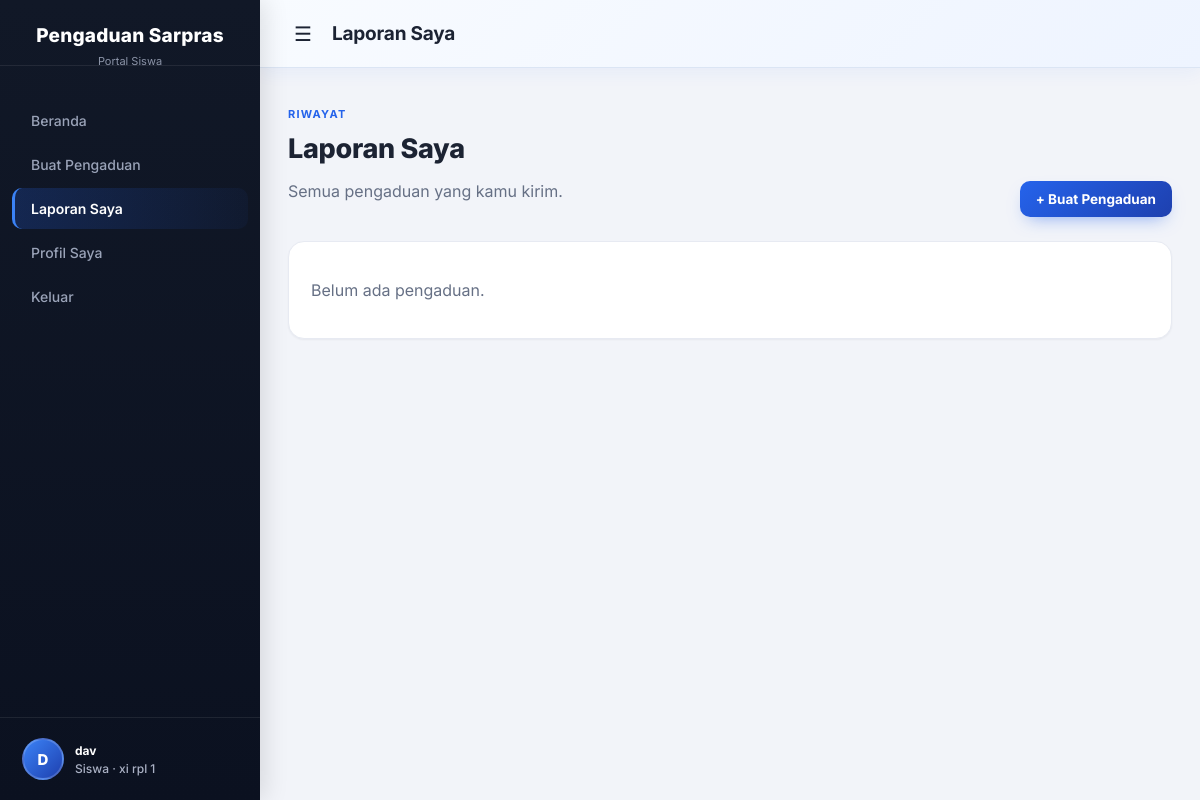
Page /user/laporan_saya (signed in) on the committed database.
### tables this page shows
CREATE TABLE `siswa` (
  `nis` varchar(10) NOT NULL,
  `nama` varchar(50) NOT NULL,
  `kelas` varchar(10) NOT NULL,
  `password` varchar(25) NOT NULL,
  `foto` varchar(255) DEFAULT NULL
);

### view/user/laporan_saya.php (the view, shortened to what this page needs)
<?php
require_once __DIR__ . '/../../config/database.php';
$user = current_user();
$st = mysqli_prepare($conn, 'SELECT a.id_aspirasi,a.lokasi,a.keterangan,a.status,a.tanggal,k.nama_kategori FROM aspirasi a LEFT JOIN kategori k ON k.id_kategori=a.id_kategori WHERE a.nis=? ORDER BY a.tanggal DESC,a.id_aspirasi DESC');
mysqli_stmt_bind_param($st, 's', $user['nis']);
mysqli_stmt_execute($st);
$r = mysqli_stmt_get_result($st);
?>
<!doctype html>
<html lang="id">
<head>
  <link rel="stylesheet" href="<?= e($base) ?>/assets/admin.css">
  <link rel="stylesheet" href="<?= e($base) ?>/assets/profil.css">
</head>
<body>
  <aside class="sidebar" id="sidebar">
    <div class="sidebar-header">Pengaduan Sarpras</div>
    <div class="sidebar-sub">Portal Siswa</div>
    <ul>
      <li><a href="<?= e(url('user/dashboard')) ?>">Beranda</a></li>
      <li><a href="<?= e(url('user/buat_pengaduan')) ?>">Buat Pengaduan</a></li>
      <li><a href="<?= e(url('user/laporan_saya')) ?>" class="active">Laporan Saya</a></li>
      <li><a href="<?= e(url('user/profil')) ?>">Profil Saya</a></li>
      <li><a href="<?= e(url('auth/logout')) ?>">Keluar</a></li>
    </ul>
    <div class="admin-user has-avatar">
        <a class="user-chip" href="<?= e(url('user/profil')) ?>" title="Lihat profil">
            <?= avatar($user['foto'] ?? null, $user['nama'] ?? 'Siswa', 'md') ?>
            <div class="who"><strong><?= e($user['nama'] ?? 'Siswa') ?></strong>Siswa · <?= e($user['kelas'] ?? '') ?></div>
        </a>
    </div>
  </aside>
  <div class="main-content">
    <header class="topbar">
      <label for="menuToggle" class="menu-icon">&#9776;</label>
      <h1>Laporan Saya</h1>
    </header>
    <main class="content-area">
      <div class="heading">
        <div>
          <p class="eyebrow">Riwayat</p>
          <h1>Laporan Saya</h1>
          <p class="muted">Semua pengaduan yang kamu kirim.</p>
        </div>
        <a class="btn" href="<?= e(url('user/buat_pengaduan')) ?>">+ Buat Pengaduan</a>
      </div>
      <section class="panel">
        <div class="list">
          <?php if (mysqli_num_rows($r) === 0): ?>
            <p class="muted">Belum ada pengaduan.</p>
          <?php endif; ?>
        </div>
      </section>
    </main>
  </div>
</body>
</html>

### config/database.php (shortened to what this page needs)
<?php
$server = 'localhost';
$username = 'root';
$pass = '';
$database = 'pengaduan_sarpas';
$conn = mysqli_connect($server, $username, $pass, $database);
mysqli_set_charset($conn, 'utf8mb4');
function e($value) { return htmlspecialchars((string)$value, ENT_QUOTES, 'UTF-8'); }
function base_url() {
    $root = str_replace('\\', '/', dirname(__DIR__));
    $docRoot = isset($_SERVER['DOCUMENT_ROOT']) ? str_replace('\\', '/', rtrim($_SERVER['DOCUMENT_ROOT'], '/')) : '';
    $rel = ($docRoot !== '' && strpos($root, $docRoot) === 0) ? substr($root, strlen($docRoot)) : '';
    $rel = '/' . trim($rel, '/');
    return $rel === '/' ? '' : $rel;
}
$base = base_url();
function url($path) {
    global $base;
    return $base . '/' . ltrim($path, '/');
}
function current_user() {
    global $conn;
    if ($_SESSION['role'] === 'siswa' && !empty($_SESSION['nis'])) {
        $st=mysqli_prepare($conn,'SELECT nis,nama,kelas,foto FROM siswa WHERE nis=?'); mysqli_stmt_bind_param($st,'s',$_SESSION['nis']); mysqli_stmt_execute($st); $r=mysqli_stmt_get_result($st); $u=mysqli_fetch_assoc($r); mysqli_stmt_close($st); return $u;
    }
    return null;
}
function avatar_initials($nama) {
    $nama = trim((string)$nama);
    $parts = preg_split('/\s+/u', $nama);
    $ini = mb_substr($parts[0], 0, 1, 'UTF-8');
    return mb_strtoupper($ini, 'UTF-8');
}
function foto_profil_url($foto) {
    global $base;
    $foto = ltrim((string)$foto, '/');
    if ($foto === '' || strpos($foto, '..') !== false) return '';
    return $base . '/' . $foto;
}
function avatar($foto, $nama, $size = 'md') {
    $src = foto_profil_url($foto);
    $cls = 'avatar avatar-' . preg_replace('/[^a-z]/', '', (string)$size);
    return '<span class="' . $cls . ' avatar-fallback" title="' . e($nama) . '">' . e(avatar_initials($nama)) . '</span>';
}

### assets/admin.css (style rules this page uses)
:root { --bg:#f2f4f9; --surface:#ffffff; --surface-soft:#f8fafc; --border:#e7eaf2; --border-soft:#eef1f7; --text:#1c2333; --text-muted:#667085; --text-faint:#94a0b8; --primary:#2563eb; --primary-600:#1d4ed8; --primary-700:#1e40af; --primary-tint:#eef3ff; --radius-lg:16px; --radius-md:12px; --radius-sm:8px; --shadow-sm:0 1px 2px rgba(15,23,42,.05); --shadow-md:0 10px 24px -10px rgba(15,23,42,.14); --shadow-lg:0 24px 48px -16px rgba(15,23,42,.22); --ease:cubic-bezier(.4,0,.2,1); }
* { box-sizing:border-box }
body { margin:0;font-family:'Inter',Arial,sans-serif;background:var(--bg);color:var(--text);-webkit-font-smoothing:antialiased }
.sidebar { width:260px;background:linear-gradient(180deg,#111827 0%,#0b1120 100%);color:#fff;height:100vh;position:fixed;left:0;top:0;z-index:1000;display:flex;flex-direction:column;transition:transform .3s var(--ease);box-shadow:4px 0 24px rgba(0,0,0,.12) }
.sidebar-header { padding:24px 20px 18px;font-size:19px;font-weight:800;text-align:center;letter-spacing:.2px;border-bottom:1px solid rgba(255,255,255,.08);display:flex;align-items:center;justify-content:center;gap:8px }
.sidebar-sub { font-size:11px;color:#8b93a7;text-align:center;margin-top:-12px;padding-bottom:18px }
.sidebar ul { list-style:none;padding:14px 12px;margin:0;display:flex;flex-direction:column;gap:3px }
.sidebar li { margin:0 }
.sidebar a { display:block;padding:12px 16px;color:#9aa3b8;text-decoration:none;border-left:3px solid transparent;font-size:14px;font-weight:500;border-radius:10px;transition:background .18s var(--ease),color .18s var(--ease),border-color .18s var(--ease) }
.sidebar a.active { background:linear-gradient(90deg,rgba(37,99,235,.22),rgba(37,99,235,.05));color:#fff;border-left-color:#3b82f6;font-weight:600 }
.admin-user { margin-top:auto;padding:16px 20px;border-top:1px solid rgba(255,255,255,.08);font-size:12px;color:#aab1c4 }
.admin-user strong { display:block;color:#fff;margin-bottom:3px;font-weight:700 }
.main-content { margin-left:260px;min-height:100vh;transition:margin-left .3s var(--ease) }
.topbar { height:68px;background:linear-gradient(135deg,#f8fbff 0%,#eef4ff 100%);border-bottom:1px solid #dbe5f4;box-shadow:0 4px 18px rgba(37,99,235,.06);display:flex;align-items:center;gap:14px;padding:0 28px;position:sticky;top:0;z-index:20;backdrop-filter:blur(8px) }
.topbar h1 { font-size:19px;margin:0;font-weight:700;letter-spacing:-.2px }
.menu-icon { font-size:20px;line-height:1;color:var(--text);cursor:pointer;background:none;border:0;padding:6px;border-radius:8px;transition:background .15s var(--ease) }
.content-area { padding:28px;max-width:1400px;margin:auto }
.heading { display:flex;justify-content:space-between;gap:20px;align-items:end;margin-bottom:24px }
.eyebrow { font-size:11px;text-transform:uppercase;letter-spacing:1.2px;color:var(--primary);font-weight:700 }
.heading h2,.heading h1 { margin:6px 0 0;font-size:27px;font-weight:800;letter-spacing:-.3px }
.muted { color:var(--text-muted) }
.card,.panel { background:var(--surface);border:1px solid var(--border);border-radius:var(--radius-lg);padding:22px;box-shadow:var(--shadow-sm);transition:box-shadow .2s var(--ease),transform .2s var(--ease);animation:fadeUp .35s var(--ease) }
.panel { margin-bottom:20px }
.btn { display:inline-flex;align-items:center;justify-content:center;gap:6px;padding:10px 16px;border-radius:10px;background:linear-gradient(135deg,var(--primary),var(--primary-700));color:#fff;text-decoration:none;border:0;font-weight:700;cursor:pointer;font-size:13.5px;box-shadow:0 8px 18px -8px rgba(37,99,235,.55);transition:transform .16s var(--ease),box-shadow .16s var(--ease),filter .16s var(--ease) }
.list { display:grid;gap:10px }

### rows in the picture
siswa: nama "D", nama "dav", kelas "xi rpl 1"
